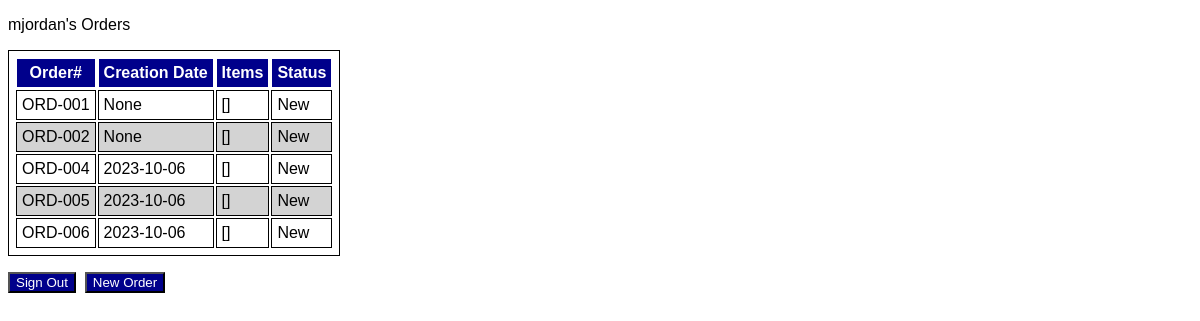
The app's page /orders (signed in) with its own data.
### app/models.py (models this page shows)
class User(db.Model, UserMixin):
    __tablename__ = "users"
    id = db.Column(db.String, primary_key=True) # user id
    email = db.Column(db.String, unique=True, nullable=False) # email address
    passwd = db.Column(db.String) # password
    creation_date = db.Column(db.String) # date of creation
    role = db.Column(db.String) # user role

class Order(db.Model):
    __tablename__ = "orders"
    number = db.Column(db.String(), primary_key=True) # order number
    creation_date = db.Column(db.String()) # order creation date
    status = db.Column(db.String()) # order status
    items = db.relationship("Item", cascade="delete") # order items
    reseller_id = db.Column(db.String, db.ForeignKey("resellers.id"), primary_key = True) # user id

### app/routes.py (the view, shortened to what this page needs)
@app.route('/orders')
@login_required
def orders(): # COMPLETE
    if current_user.role == "admin" : # This line's purpose is to check if the current user is an admin
        all_orders = Order.query.all() # This line's purpose is to get the list of all orders
        return render_template('admin_orders.html', orders = all_orders) # This line's purpose is to render the orders page with the list of all orders
    else: # This line's purpose is to check if the current user is a reseller
        reselleruser_orders = Order.query.filter_by(reseller_id=current_user.id).all() # This line's purpose is to get the list of orders from the signed-in reselleruser (current_user)
        return render_template('orders.html', orders = reselleruser_orders) # This line's purpose is to render the orders page with the list of orders from the signed-in user (current_user)

### app/__init__.py (called while the page is built)
@login_manager.user_loader
def load_user(id):
    try:
        return db.session.query(User).filter(User.id==id).one()
    except:
        return None

### templates/orders.html (shortened to what this page needs)
{% extends 'base.html' %}
{% block main %}
    <p>{{ current_user.id }}'s Orders</p>
    <table>
        <tr>
            <th>Order#</th>
            <th>Creation Date</th>
            <th>Items</th>
            <th>Status</th>
        </tr>
        {% for order in orders %}
            {% if loop.index % 2 == 0 %}
                <tr class="even_row">
            {% else %}
                <tr class="odd_row">
            {% endif %}
                    <td>{{ order.number }}</td>
                    <td>{{ order.creation_date }}</td>
                    <td>{{ order.items }}</td>
                    <td>{{ order.status }}</td>
                </tr>
        {% endfor %}
    </table>
    <p />
    <button type="button" class="button" onclick="simple_action('{{ url_for('users_signout') }}')">Sign Out</button>&nbsp;&nbsp;<button type="button" class="button" onclick="simple_action('{{ url_for('orders_create') }}')">New Order</button>
{% endblock %}

### templates/base.html (shortened to what this page needs)
<!DOCTYPE html>
<html lang="en">
<head>
    <link rel="stylesheet"  type="text/css" href="{{ url_for('.static', filename='style.css')}} ">
</head>
<body>
{% block main %}
{% endblock %}
</body>
</html>

### static/style.css (style rules this page uses)
body { font-family: Arial, Helvetica, sans-serif; font-size: medium; }
table, th, td { border: 1px solid; padding: 5px }
th { background-color: darkblue; color: white }
.odd_row { background-color: white; }
.even_row { background-color: lightgray; }
.button { background-color: darkblue; color: white; }

### records on screen
User: id "mjordan"
Order: number "ORD-001", creation_date "None", items "[]", status "New"
Order: number "ORD-002", creation_date "None", items "[]", status "New"
Order: number "ORD-004", creation_date "2023-10-06", items "[]", status "New"
Order: number "ORD-005", creation_date "2023-10-06", items "[]", status "New"
Order: number "ORD-006", creation_date "2023-10-06", items "[]", status "New"
